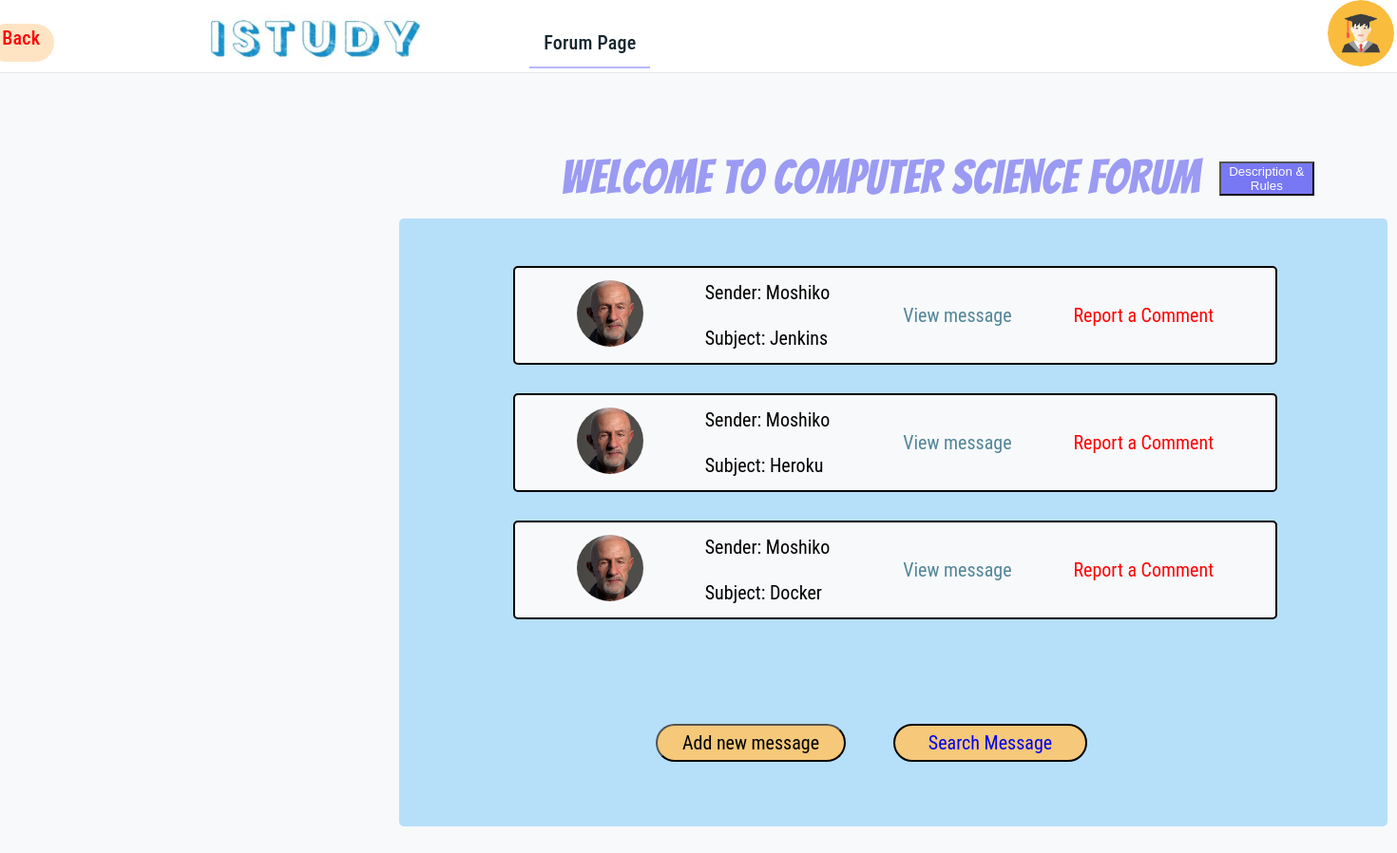
The app's page /UserSelectedForum/ariel/Computer Science with its own data.
### WebIStudy/models.py (models this page shows, shortened)
class Forum(models.Model):
    Forum_name = models.CharField(max_length=300)
    Description = models.CharField(max_length=300)
    picture = models.ImageField(upload_to=filepath, null=True, blank=True)
    password = models.CharField(max_length=50, null=True)

class User(models.Model):
    user_name = models.CharField(max_length=50)
    password = models.CharField(max_length=50)
    email = models.CharField(max_length=50)
    campus = models.CharField(max_length=50)
    degree = models.CharField(max_length=50)
    study_year = models.CharField(max_length=50)
    picture = models.ImageField(upload_to=filepath,  null=True, blank=True)
    blocked = models.CharField(max_length=50, null=True)
    manager = models.CharField(max_length=50, null=True)
    forum_manage = models.CharField(max_length=50, null=True)

class ForumMessage(models.Model):
    Forum_name = models.CharField(max_length=300)
    Author = models.CharField(max_length=50)
    subject = models.CharField(max_length=50)
    message = models.CharField(max_length=300)
    email = models.CharField(max_length=50,  null=True)

### WebIStudy/views.py (the view)
# urls.py: re_path(r'UserSelectedForum/(?P<oid>[-\w]*)/(?P<foru>[-\w]*)',ShowUserForum, name='UserForum'),
def ShowUserForum(request, oid, foru):
    user = User.objects.get(user_name = oid)
    forum = Forum.objects.all()
    for i in forum:
        if foru in list(i.Forum_name.split()):
            foru = i.Forum_name
    forum = Forum.objects.get(Forum_name = foru)
    forumMessage = ForumMessage.objects.filter(Forum_name = foru)
    Pictures = User.objects.all()
    return render(request, "HTML/UserForumPage.html", {'user':user,'forum':forum, 'forumMessage':forumMessage , 'Pictures':Pictures})

### WebIStudy/templates/HTML/UserForumPage.html (shortened to what this page needs)
{% load static %}
<!DOCTYPE html>
<html lang="en" dir="ltr">
  <head>
    <link rel="stylesheet" href="{% static 'CSS/UserForumPage.css' %}">
  </head>
  <body>
    <nav>
      <div class="Menu">
        <a href="{% url 'WebIStudy:Forums' user.user_name %}"><button class="back_to_forum">Back</button></a>
        <img src="{% static 'Pictures/Istudy_Logo.JPG' %}" alt="logi" class="logo_image">
        <a href=""><button class="forums_button">Forum Page</button></a>
        <button class="user_botton" onclick="Menu()"></button>
      </div>
    </nav>
    <h1 style="margin-left: -60px;">Welcome to <spawn>{{forum.Forum_name}}</spawn> Forum  <button id="Rules" onclick="Description()">Description & Rules</button> </h1>
    <div class="container" >
      {% for i in forumMessage %}
        <div class="entrance">
          {% for j in Pictures %}
              {% if j.user_name == i.Author %}
              <div>
                  <img src="{{j.picture.url}}" alt="{{j.picture.url}}" class="UserImage">
              </div>
              {% endif %}
          {% endfor %}
            <div class="MiddleDiv">
              <label class="subject" for="">Sender: {{i.Author}}</label>
              <label class="sender" for="">Subject: {{i.subject}}</label>
            </div>
            <div>
              <a  class="view" href="{% url 'WebIStudy:MessagesPage' user.user_name i.Author i.subject %}">View message</a>
            </div>
            <div>
              <a  class="view" style="color: red;" href="{% url 'WebIStudy:MessagesReport' user.user_name i.Author i.subject %}">Report a Comment</a>
            </div>
        </div>
      {% endfor %}
      <div id="divtohide" style="margin-top: 80px;">
        <button id="addButton" type="button" name="button" style="margin-left: -50px;">Add new message</button>
        <div id="addButton" style="border-style:solid ; border-width: 2px; text-align: center; padding-top: 6px; margin-left: 200px; margin-top: -40px; height: 30px;">
          <a  id="Search" name="Search" style="position: inherit; margin-top: 3px; text-decoration: none; " href="{% url 'WebIStudy:SearchMessAge' user.user_name forum.Forum_name%}">Search Message</a>
        </div id="addButton">
      </div>
    </div>
  </body>
</html>

### WebIStudy/static/CSS/UserForumPage.css (style rules this page uses)
body { min-height: 946px; max-width: 1920px; background-color: #f8f9fb; margin: 0px; display: flex; flex-direction: column; }
nav { position: fixed; height: 8%; width: 100%; background-color: white; border-bottom: 1px solid #e2e7ea; display: flex; flex-direction: row; justify-content: center; }
.Menu { position: fixed; height: 8%; width: 65%; background-color: white; }
.logo_image { position: absolute; object-fit: cover; max-height: 70px; max-width: 500px; margin-top: 4px; margin-left: -60px; }
.forums_button { cursor: pointer; position: absolute; font-size: 20px; font-weight: bolder; line-height: 30px; color: #182730; font-weight: 500; padding: 0 15px; border-style: none; letter-spacing: .01em; border-bottom: 2px solid rgb(184, 184, 252); margin-top: 30px; margin-left: 300px; padding-bottom: 10px; background-color: white; font-family: 'Roboto Condensed', sans-serif; }
.user_botton { cursor: pointer; object-fit: cover; position: absolute; background-image: url("user.JPG") ; border-radius: 100%; border-style: none; background-size: cover; height: 70px; width: 70px; margin-left: 1140px; }
h1 { position: absolute; color: #3b57f1; font-size: 30px; font-weight: 500; letter-spacing: .01em; font-family: 'Bangers', cursive; margin-top: -10px; top:150px; left:650px; }
.container { border-style:none; border-width: 3px; position:relative; height:600px; width:1000px; overflow: scroll; top:200px; left:500px; background-color: #b6dffa; border-radius: 10px; margin-top: 30px; margin-left: -80px; }
.entrance { position: relative; border-style:solid; border-width: 2px; width:800px; height:100px; left:100px; margin-top:30px; background-color: #f8f9fb; border-radius: 5px; display: flex; flex-direction: row; justify-content: space-evenly; align-items: center; }
.subject { font-size: 20px; font-family: 'Roboto Condensed', sans-serif; top:10px; left:50px; }
.sender { font-family: 'Roboto Condensed', sans-serif; font-size: 20px; top:45px; left:-24px; }
.view { font-family: 'Roboto Condensed', sans-serif; font-size: 20px; top:70px; left:105px; text-decoration: none; color: #518697; }
#addButton { position: relative; margin-top: 30px; left:300px; height:40px; width:200px; font-family: 'Roboto Condensed', sans-serif; font-size: 20px; border-radius: 20px; background-color: #F5C87A; cursor: pointer; margin-left: 120px; }
.back_to_forum { cursor: pointer; background-color: bisque; border-radius: 20px; text-align: center; position: absolute; font-size: 20px; font-weight: bolder; line-height: 30px; color: red; font-weight: 500; padding: 0 15px; border-style: none; letter-spacing: .01em; border-bottom: 2px solid rgb(184, 184, 252); top:25px; left:-270px; padding-bottom: 10px; font-family: 'Roboto Condensed', sans-serif; border-style: none; }
.MiddleDiv { display: flex; flex-direction: column; justify-content: space-evenly; }
label { padding: 12px 12px 12px 0; display: inline-block; }
.container { border-radius: 5px; padding: 20px; }

### records on screen
Forum: Forum_name "Computer Science"
ForumMessage: Author "Moshiko", subject "Jenkins"
User: picture (picture)
ForumMessage: Author "Moshiko", subject "Heroku"
ForumMessage: Author "Moshiko", subject "Docker"
